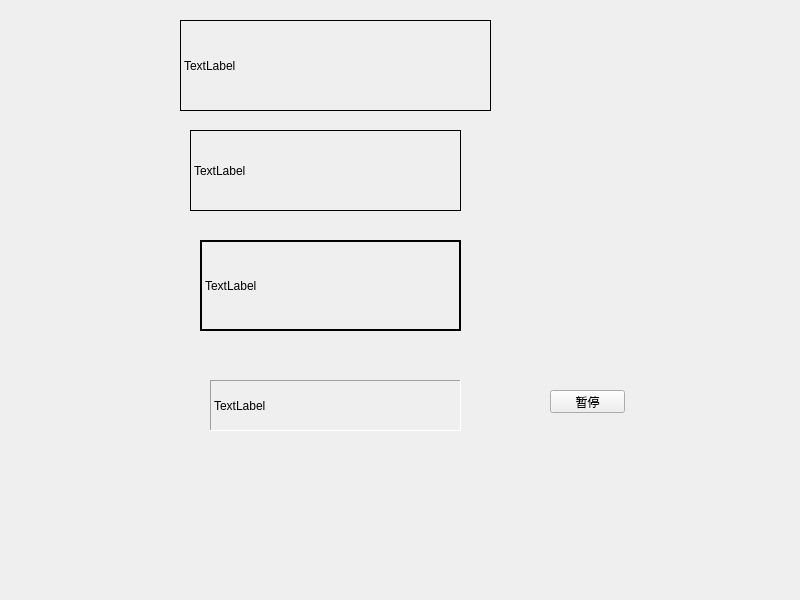
<?xml version="1.0" encoding="UTF-8"?>
<ui version="4.0">
 <class>Widget</class>
 <widget class="QWidget" name="Widget">
  <property name="geometry">
   <rect>
    <x>0</x>
    <y>0</y>
    <width>800</width>
    <height>600</height>
   </rect>
  </property>
  <property name="windowTitle">
   <string>Widget</string>
  </property>
  <widget class="myLabel" name="label">
   <property name="geometry">
    <rect>
     <x>180</x>
     <y>20</y>
     <width>311</width>
     <height>91</height>
    </rect>
   </property>
   <property name="frameShape">
    <enum>QFrame::Box</enum>
   </property>
   <property name="text">
    <string>TextLabel</string>
   </property>
  </widget>
  <widget class="QLabel" name="label2">
   <property name="geometry">
    <rect>
     <x>190</x>
     <y>130</y>
     <width>271</width>
     <height>81</height>
    </rect>
   </property>
   <property name="frameShape">
    <enum>QFrame::Panel</enum>
   </property>
   <property name="text">
    <string>TextLabel</string>
   </property>
  </widget>
  <widget class="QLabel" name="label3">
   <property name="geometry">
    <rect>
     <x>200</x>
     <y>240</y>
     <width>261</width>
     <height>91</height>
    </rect>
   </property>
   <property name="frameShape">
    <enum>QFrame::WinPanel</enum>
   </property>
   <property name="text">
    <string>TextLabel</string>
   </property>
  </widget>
  <widget class="QLabel" name="label4">
   <property name="geometry">
    <rect>
     <x>210</x>
     <y>380</y>
     <width>251</width>
     <height>51</height>
    </rect>
   </property>
   <property name="frameShape">
    <enum>QFrame::Panel</enum>
   </property>
   <property name="frameShadow">
    <enum>QFrame::Sunken</enum>
   </property>
   <property name="text">
    <string>TextLabel</string>
   </property>
  </widget>
  <widget class="QPushButton" name="btn1">
   <property name="geometry">
    <rect>
     <x>550</x>
     <y>390</y>
     <width>75</width>
     <height>23</height>
    </rect>
   </property>
   <property name="text">
    <string>暂停</string>
   </property>
  </widget>
 </widget>
 <customwidgets>
  <customwidget>
   <class>myLabel</class>
   <extends>QLabel</extends>
   <header>mylabel.h</header>
  </customwidget>
 </customwidgets>
 <resources/>
 <connections/>
</ui>
